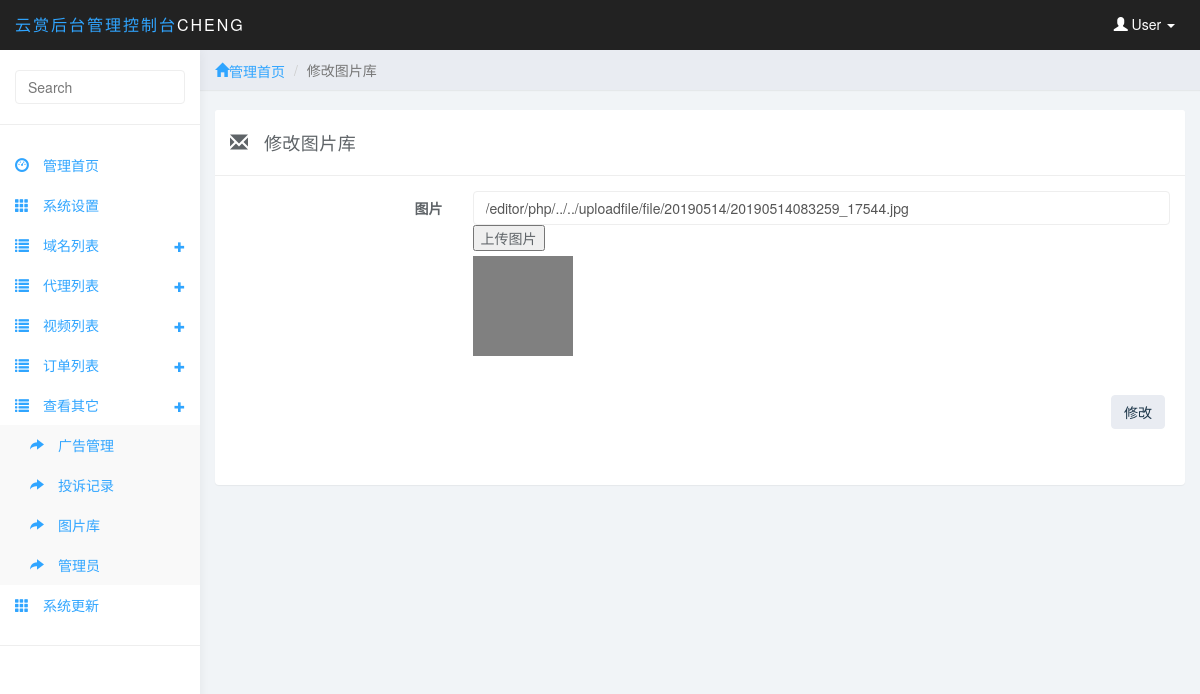
The page /adminfywl/image_edit.php?id=25 (signed in) on the database its author committed.
### tables this page shows
CREATE TABLE IF NOT EXISTS `fengyunwl_admin` (
  `a_name` varchar(255) DEFAULT NULL,
  `a_password` varchar(255) DEFAULT NULL,
  `ID` int(11) NOT NULL AUTO_INCREMENT,
  PRIMARY KEY (`ID`)
);

CREATE TABLE IF NOT EXISTS `fengyunwl_image` (
  `ID` int(11) NOT NULL AUTO_INCREMENT,
  `image` longtext,
  PRIMARY KEY (`ID`)
);

### system/config.php (called while the page is built, shortened)
<?php
$result = mysql_query('select * from '.flag.'admin where id = 1  ');
$row = mysql_fetch_array($result);
$a_name = $row['a_name'];
?>

### system/inc.php (called while the page is built, shortened)
<?php
 require_once('config.php');
?>

### adminfywl/image_edit.php (the view, shortened to what this page needs)
<?
include('../system/inc.php');
					?>
<!DOCTYPE html>
<html>
<head>
<link href="css/bootstrap.min.css" rel="stylesheet">
<link href="css/datepicker3.css" rel="stylesheet">
<link href="css/styles.css" rel="stylesheet">
 <link rel="stylesheet" href="../editor/themes/default/default.css" />
<meta http-equiv="Content-Type" content="text/html; charset=utf-8"></head>
<body>
	<? include('header.php');?>
	<? include('left.php');?>
	<div class="col-sm-9 col-sm-offset-3 col-lg-10 col-lg-offset-2 main">
		<div class="row">
			<ol class="breadcrumb">
				<li><a href="admin_index.php"><span class="glyphicon glyphicon-home">管理首页</span></a></li>
				<li class="active">修改图片库</li>
			</ol>
		</div>
 <br>
		<div class="row">
			<div class="col-md-12">
				<div class="panel panel-default">
					<div class="panel-heading"><span class="glyphicon glyphicon-envelope"></span> 修改图片库</div>
					<div class="panel-body">
							<?php
					$result = mysql_query('select * from '.flag.'image where id = '.$_GET['id'].'');
					if ($row = mysql_fetch_array($result)){
					?>
				<form method="post" name="formrec"   class="form-horizontal"  id="formrec" role="form">
							<fieldset>
								<div class="form-group">
									<label class="col-md-3 control-label" for="name">图片</label>
									<div class="col-md-9">
																<input  class="form-control"  placeholder="外链请直接输入图片地址" type="text" name="i_pic" id="i_pic"  value="<?=$row['image']?>">
  <div class="layui-input-inline w450">
 			            	<div class="site-demo-upload upload-img fl ml5">
				                <div class="site-demo-upbar">
				                      <input name="按钮"     type="button" id="uploadimg" value="上传图片">
				                </div>
                                <div class="ajax-upload-view">
                                    <div class="ajax-upload-item" id="imgFileView">
                                    </div>
                                </div>
				        	</div>
			            </div>
 							</div>
								</div>
								<div class="form-group">
									<div class="col-md-12 widget-right">
										<button type="submit" class="btn btn-default btn-md pull-right">修改</button>
									</div>
								</div>
							</fieldset>
						</form>
						<? }?>
					</div>
				</div>
		  </div>
        </div>
	</div>
</body>
</html>

### adminfywl/header.php (shortened to what this page needs)
<nav class="navbar navbar-inverse navbar-fixed-top" role="navigation">
		<div class="container-fluid">
			<div class="navbar-header">
				<a class="navbar-brand" href="#"><span>云赏后台管理控制台</span><?=$a_name?></a>
				<ul class="user-menu">
					<li class="dropdown pull-right">
						<a href="#" class="dropdown-toggle" data-toggle="dropdown"><span class="glyphicon glyphicon-user"></span> User <span class="caret"></span></a>
					</li>
				</ul>
			</div>
		</div>
	</nav>

### adminfywl/css/styles.css (style rules this page uses)
body { background: #f1f4f7; padding-top: 50px; color: #5f6468; }
a, a:hover, a:focus { color: #30a5ff; }
.form-control { border: 1px solid #eee; box-shadow: none; }
.navbar-header .navbar-brand { color: #fff; font-size: 16px; text-transform: uppercase; font-weight: 500; letter-spacing: 2px; }
.navbar-header .navbar-brand span { color: #30a5ff; }
.btn-default, .btn-default:hover, .btn-default:focus, .btn-default:active, .btn-default.active, .open > .dropdown-toggle.btn-default, .btn-default.disabled, .btn-default[disabled], fieldset[disabled] .btn-default, .btn-default.disabled:hover, .btn-default[disabled]:hover, fieldset[disabled] .btn-default:hover, .btn-default.disabled:focus, .btn-default[disabled]:focus, fieldset[disabled] .btn-default:focus, .btn-default.disabled:active, .btn-default[disabled]:active, fieldset[disabled] .btn-default:active, .btn-default.disabled.active, .btn-default[disabled].active, fieldset[disabled] .btn-default.active { background-color: #e9ecf2; border-color: #e9ecf2; color: #1b3548; }
.panel { border: 0; }
.panel-heading { font-size: 18px; font-weight: 300; letter-spacing: 0.025em; height: 66px; line-height: 45px; }
.panel-default .panel-heading { background: #fff; border-bottom: 1px solid #eee; color: #5f6468; }
.widget-right { text-align: left; line-height: 1.6em; margin: 0px; padding: 20px; height: 80px; color: #999; font-weight: 300; background: #fff; border-top-right-radius: 4px; border-bottom-right-radius: 4px; }
.navbar { border: 0; }
.user-menu { display: inline-block; margin-top: 14px; margin-right: 10px; float: right; list-style: none; padding: 0; }
.user-menu a { color: #fff; }
@media (min-width: 768px) { .navbar-header { width: 100%; } }
.breadcrumb { border-radius: 0; padding: 10px 15px; background: #e9ecf2; box-shadow: 0 1px 1px rgba(0, 0, 0, .05); margin: 0 ; }
.panel-heading .glyphicon { margin-right: 10px; }

### adminfywl/image_edit.php (style rules this page uses)
.site-demo-upbar { position:relative; }
.ajax-upload-view { padding-top:5px; }
.ajax-upload-view .ajax-upload-item { width:100px; height:100px; background-size:cover; display:inline-block; background-color:gray; position:relative; }

### rows shown on the page
fengyunwl_admin: a_name "CHENG"
fengyunwl_image: i_pic "/editor/php/../../uploadfile/file/20190514/20190514083259_17544.jpg"
